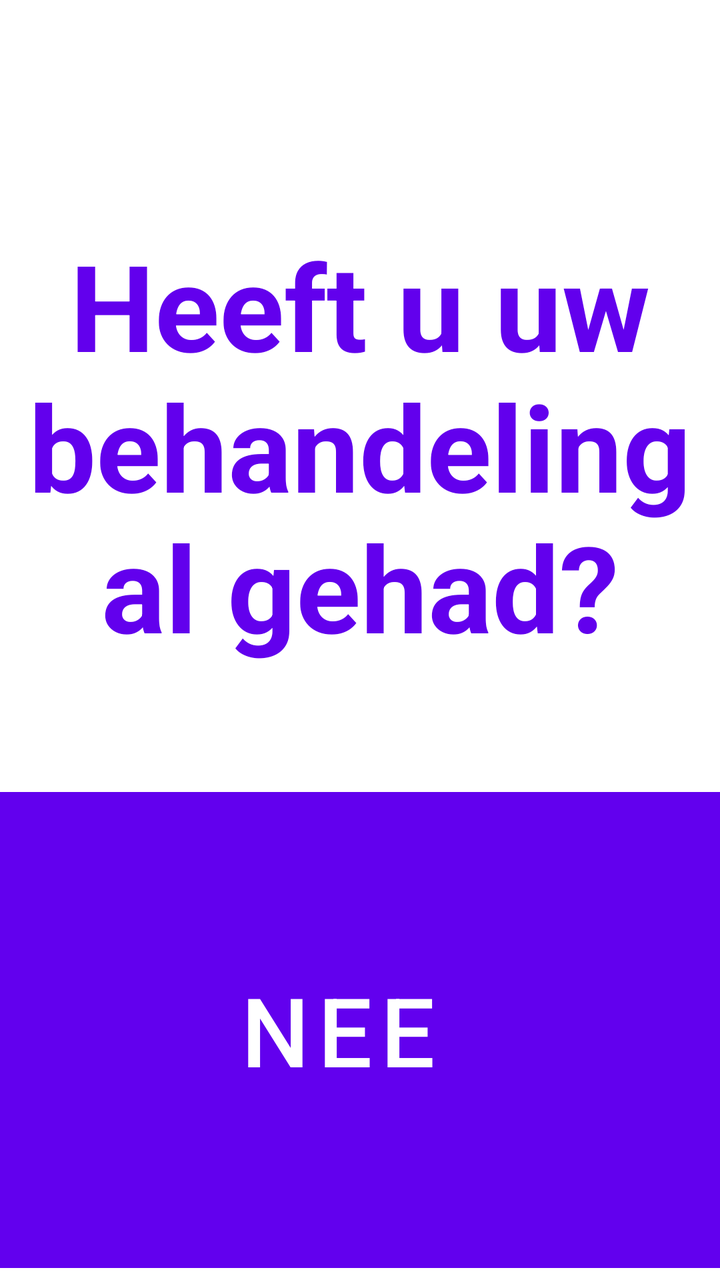
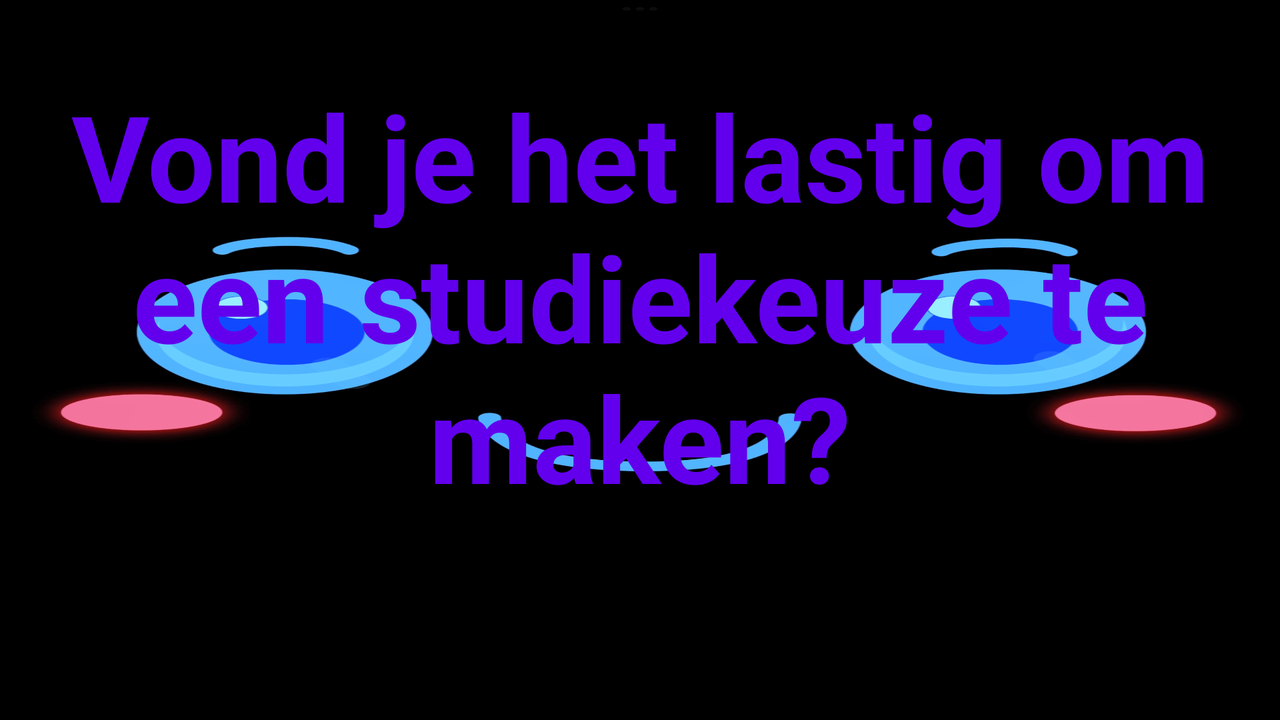

One screen, two layout resources from the same app: the default and the repository's alternative for another configuration. Each is rendered where Android would select it; the XML of both is given below.
<!-- AndroidManifest.xml: activity theme Theme.MyApplication.Fullscreen -->
<!-- res/layout/activity_talk.xml -->
<?xml version="1.0" encoding="utf-8"?>
<androidx.constraintlayout.widget.ConstraintLayout xmlns:android="http://schemas.android.com/apk/res/android"
    xmlns:app="http://schemas.android.com/apk/res-auto"
    xmlns:tools="http://schemas.android.com/tools"
    android:layout_width="match_parent"
    android:layout_height="match_parent"
    tools:context=".talkActivity"
    android:background="@drawable/bg"
    >

    <TextView
        android:id="@+id/textViewQuestion"
        android:layout_width="wrap_content"
        android:layout_height="wrap_content"
        android:text="Heeft u uw behandeling al gehad?"
        android:textAlignment="center"
        android:textColor="#6200ED"
        android:textSize="60sp"
        android:textStyle="bold"
        app:layout_constraintBottom_toBottomOf="parent"
        app:layout_constraintEnd_toEndOf="parent"
        app:layout_constraintStart_toStartOf="parent"
        app:layout_constraintTop_toTopOf="parent"
        app:layout_constraintVertical_bias="0.268" />

    <Button
        android:id="@+id/buttonYes"
        android:layout_width="400dp"
        android:layout_height="250dp"
        android:text="Ja"
        android:textSize="48sp"
        app:layout_constraintBottom_toBottomOf="parent"
        app:layout_constraintEnd_toEndOf="parent"
        app:layout_constraintHorizontal_bias="0.209"
        app:layout_constraintStart_toStartOf="parent"
        app:layout_constraintTop_toBottomOf="@+id/textView"
        app:layout_constraintVertical_bias="0.254" />

    <Button
        android:id="@+id/buttonNo"
        android:layout_width="400dp"
        android:layout_height="250dp"
        android:text="Nee"
        android:textSize="48sp"
        app:layout_constraintBottom_toBottomOf="parent"
        app:layout_constraintEnd_toEndOf="parent"
        app:layout_constraintHorizontal_bias="0.79"
        app:layout_constraintStart_toStartOf="parent"
        app:layout_constraintTop_toBottomOf="@+id/textView"
        app:layout_constraintVertical_bias="0.254" />
</androidx.constraintlayout.widget.ConstraintLayout>
<!-- resources referenced by this layout -->
<resources>
  <!-- drawable bg: png bitmap (drawable, 7866 bytes) -->
  <style name="Theme.MyApplication.Fullscreen" parent="Theme.MyApplication">
          <item name="android:actionBarStyle">@style/Widget.Theme.MyApplication.ActionBar.Fullscreen
          </item>
          <item name="android:windowActionBarOverlay">true</item>
          <item name="android:windowBackground">@null</item>
      </style>
  <style name="Theme.MyApplication" parent="Theme.MaterialComponents.DayNight.NoActionBar">
          
          <item name="colorPrimary">@color/purple_500</item>
          <item name="colorPrimaryVariant">@color/purple_700</item>
          <item name="colorOnPrimary">@color/white</item>
          
          <item name="colorSecondary">@color/teal_200</item>
          <item name="colorSecondaryVariant">@color/teal_700</item>
          <item name="colorOnSecondary">@color/black</item>
          
          <item name="android:statusBarColor">?attr/colorPrimaryVariant</item>
          
      </style>
  <style name="Widget.Theme.MyApplication.ActionBar.Fullscreen" parent="Widget.AppCompat.ActionBar">
          <item name="android:background">@color/black_overlay</item>
      </style>
</resources>
<!-- res/layout-land/activity_talk.xml (the repository's variant of the layout above) -->
<!-- drawn on the phone turned sideways -->
<?xml version="1.0" encoding="utf-8"?>
<androidx.constraintlayout.widget.ConstraintLayout xmlns:android="http://schemas.android.com/apk/res/android"
    xmlns:app="http://schemas.android.com/apk/res-auto"
    xmlns:tools="http://schemas.android.com/tools"
    android:layout_width="match_parent"
    android:layout_height="match_parent"
    tools:context=".talkActivity"
    android:orientation="horizontal"
    android:background="@drawable/james"
    android:padding="16dp"
    >


    <TextView
        android:id="@+id/textViewQuestion"
        android:layout_width="wrap_content"
        android:layout_height="wrap_content"
        android:text="Vond je het lastig om een studiekeuze te maken?"
        android:textAlignment="center"
        android:textColor="#6200ED"
        android:textSize="60sp"
        android:textStyle="bold"
        app:layout_constraintBottom_toBottomOf="parent"
        app:layout_constraintEnd_toEndOf="parent"
        app:layout_constraintHorizontal_bias="1.0"
        app:layout_constraintStart_toStartOf="parent"
        app:layout_constraintTop_toTopOf="parent"
        app:layout_constraintVertical_bias="0.203" />

    <Button
        android:id="@+id/buttonYes"
        android:layout_width="400dp"
        android:layout_height="250dp"
        android:layout_marginTop="22dp"
        android:layout_marginBottom="212dp"
        android:text="Ja"
        android:textSize="48sp"
        app:layout_constraintBottom_toBottomOf="parent"
        app:layout_constraintEnd_toEndOf="parent"
        app:layout_constraintHorizontal_bias="0.209"
        app:layout_constraintStart_toStartOf="parent"
        app:layout_constraintTop_toBottomOf="@+id/textViewQuestion"
        app:layout_constraintVertical_bias="0.724" />

    <Button
        android:id="@+id/buttonNo"
        android:layout_width="400dp"
        android:layout_height="250dp"
        android:layout_marginTop="22dp"
        android:layout_marginBottom="212dp"
        android:text="Nee"
        android:textSize="48sp"
        app:layout_constraintBottom_toBottomOf="parent"
        app:layout_constraintEnd_toEndOf="parent"
        app:layout_constraintHorizontal_bias="0.761"
        app:layout_constraintStart_toStartOf="parent"
        app:layout_constraintTop_toBottomOf="@+id/textViewQuestion"
        app:layout_constraintVertical_bias="0.724" />
</androidx.constraintlayout.widget.ConstraintLayout>
<!-- resources referenced by the variant -->
<!-- as the phone turned sideways resolves them -->
<resources>
  <!-- drawable james: png bitmap (drawable, 272904 bytes) -->
  <style name="Theme.MyApplication.Fullscreen" parent="Theme.MyApplication">
          <item name="android:actionBarStyle">@style/Widget.Theme.MyApplication.ActionBar.Fullscreen
          </item>
          <item name="android:windowActionBarOverlay">true</item>
          <item name="android:windowBackground">@null</item>
      </style>
  <style name="Theme.MyApplication" parent="Theme.MaterialComponents.DayNight.NoActionBar">
          
          <item name="colorPrimary">@color/purple_500</item>
          <item name="colorPrimaryVariant">@color/purple_700</item>
          <item name="colorOnPrimary">@color/white</item>
          
          <item name="colorSecondary">@color/teal_200</item>
          <item name="colorSecondaryVariant">@color/teal_700</item>
          <item name="colorOnSecondary">@color/black</item>
          
          <item name="android:statusBarColor">?attr/colorPrimaryVariant</item>
          
      </style>
  <style name="Widget.Theme.MyApplication.ActionBar.Fullscreen" parent="Widget.AppCompat.ActionBar">
          <item name="android:background">@color/black_overlay</item>
      </style>
</resources>
